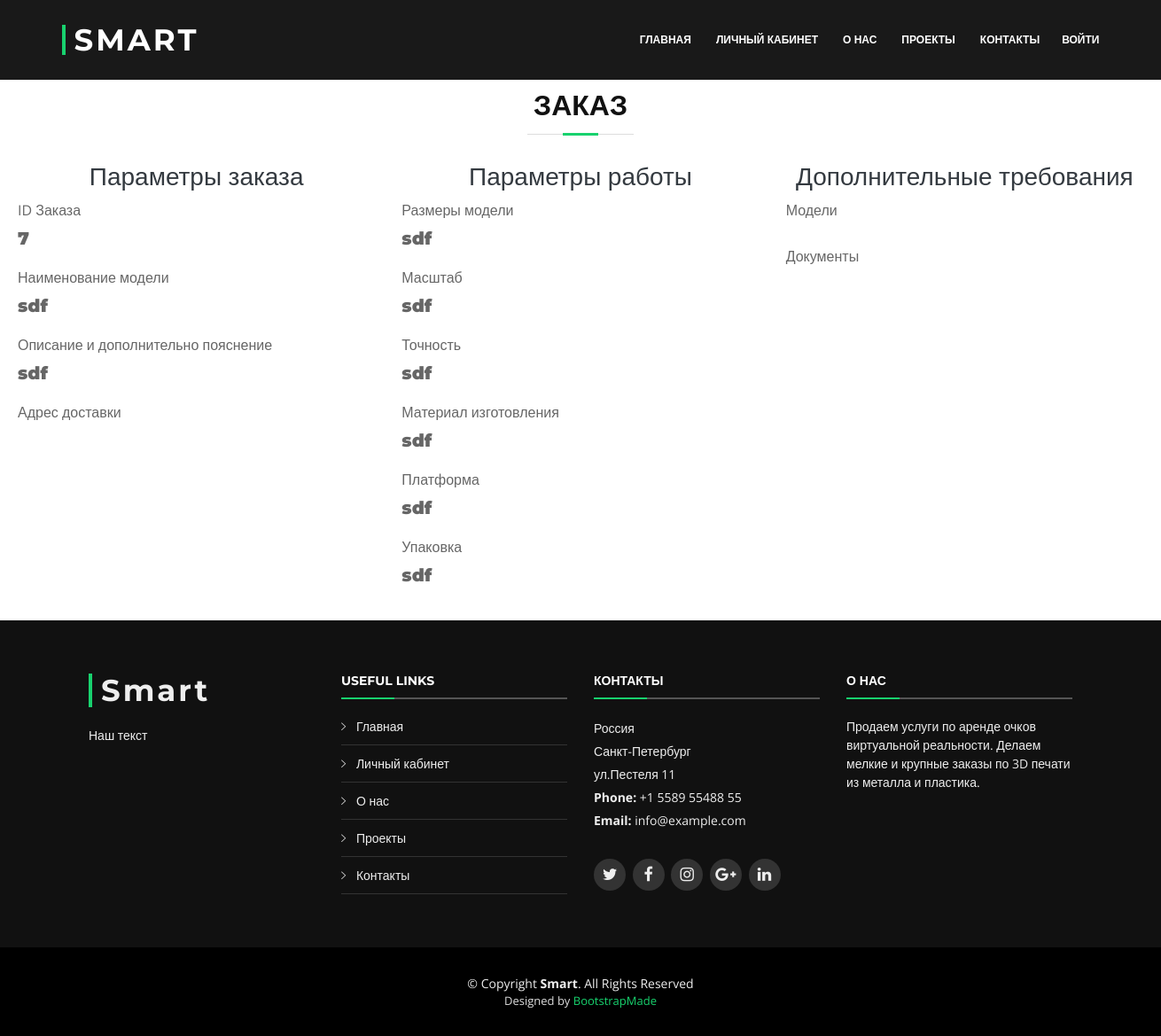
/services/order-details-3d.php?id=7, run on the app's committed database.
### tables this page shows
CREATE TABLE `orders_3d` (
  `id` int(11) NOT NULL,
  `user_id` int(11) NOT NULL,
  `service` varchar(255) NOT NULL,
  `create_at` datetime NOT NULL DEFAULT current_timestamp(),
  `address` longtext NOT NULL,
  `user_name` varchar(255) NOT NULL,
  `status` varchar(255) NOT NULL DEFAULT 'Новый',
  `model` varchar(255) NOT NULL,
  `description` text NOT NULL,
  `size_model` varchar(255) NOT NULL,
  `scale` varchar(255) NOT NULL,
  `accuracy` varchar(255) NOT NULL,
  `material` varchar(255) NOT NULL,
  `platform` varchar(255) NOT NULL,
  `packaging` varchar(255) NOT NULL,
  `file_modeles` varchar(255) NOT NULL,
  `file_document` varchar(255) NOT NULL,
  `category_id` int(11) NOT NULL
);

### services/order-details-3d.php (the view, shortened to what this page needs)
<?php
	include $_SERVER['DOCUMENT_ROOT'] ."/parts/header.php";
	include $_SERVER['DOCUMENT_ROOT'] ."/modules/services/order-vr.php";
	$sql = "SELECT * FROM `orders_3d` WHERE `id` = '" . $_GET['id'] . "' AND `user_id` = '" . $_COOKIE['polzovatel_id'] . "' ORDER BY `create_at` DESC";
	$result = $conn->query($sql);
	$row = mysqli_fetch_assoc($result);
?>
<div id="login_block" style="height: 600px">
          <header class="section-header">
            <h3 class="section-title">ЗАКАЗ</h3>
              </header>
<div class="container-fluid" id="form-service" style="padding-top: 10px; background-color: #fff; width: 1300px;">
	<form method="POST">
		<div class="row">
			<div id="form-text" class="col">
				<h3 class="text-center text-dark h3">Параметры заказа</h3>
				<div class="form-group">
					<label for="model">ID Заказа</label>
					<h5 class="text-dark-h3" > <?php echo $row['id'] ?></h5>
				  </div>
				<div class="form-group">
					<label for="model">Наименование модели</label>
					<h5 class="text-dark-h3" > <?php echo $row['model'] ?></h5>
				  </div>
				  <div class="form-group">
					<label for="description">Описание и дополнительно пояснение</label>
					<h5 class="text-dark-h3" > <?php echo $row['description'] ?></h5>
				  </div>
				  <div class="form-group">
					<label for="document">Адрес доставки</label>
				  </div>
			</div>
			<div id="form-text" class="col">
				<h3 class="text-center text-dark h3">Параметры работы</h3>
				<div class="form-group">
					<label for="size_model">Размеры модели</label>
					<h5 class="text-dark-h3" > <?php echo $row['size_model'] ?></h5>
				  </div>
				  <div class="form-group">
					<label for="scale">Масштаб</label>
					<h5 class="text-dark-h3" > <?php echo $row['scale'] ?></h5>
				  </div>
				   <div class="form-group">
					<label for="accuracy">Точность</label>
					<h5 class="text-dark-h3" > <?php echo $row['accuracy'] ?></h5>
				  </div>
				  <div class="form-group">
					<label for="material">Материал изготовления</label>
					<h5 class="text-dark-h3" > <?php echo $row['material'] ?></h5>
				  </div>
				   <div class="form-group">
					<label for="platform">Платформа</label>
					<h5 class="text-dark-h3" > <?php echo $row['platform'] ?></h5>
				  </div>
				  <div class="form-group">
					<label for="packaging">Упаковка</label>
					<h5 class="text-dark-h3" > <?php echo $row['packaging'] ?></h5>
				  </div>
			</div>
			<div id="form-text" class="col">
				<h3 class="text-center text-dark h3">Дополнительные требования</h3>
				<div id="other">
				<div class="form-group">
					<label for="modeles">Модели</label>
				  </div>
				  <div class="form-group">
					<label for="document">Документы</label>
				  </div>
					</div>
				</div>
			</div>
		</div>
</div>
<?php
	include $_SERVER['DOCUMENT_ROOT'] ."/parts/footer.php"
?>

### assets/css/style.css (style rules this page uses)
#login_block, #register_block { position: relative; margin-top: 100px; width: 100%; height: 550px; }
body { background: #fff; color: #666666; font-family: "Open Sans", sans-serif; }
h1, h2, h3, h4, h5, h6 { font-family: "Montserrat", sans-serif; font-weight: 400; margin: 0 0 20px 0; padding: 0; }
.section-header h3 { font-size: 32px; color: #111; text-transform: uppercase; text-align: center; font-weight: 700; position: relative; padding-bottom: 15px; }
.section-header h3::before { content: ''; position: absolute; display: block; width: 120px; height: 1px; background: #ddd; bottom: 1px; left: calc(50% - 60px); }
.section-header h3::after { content: ''; position: absolute; display: block; width: 40px; height: 3px; background: #18d26e; bottom: 0; left: calc(50% - 20px); }

### assets/css/new.css (style rules this page uses)
#form-service { padding-top: 150px; background-color: #1111112b; }
#form-text .text-dark-h3 { font-weight: 900; }

### data on the page
orders_3d: id "7", model "sdf", description "sdf", size_model "sdf", scale "sdf", accuracy "sdf", material "sdf", platform "sdf", packaging "sdf"
